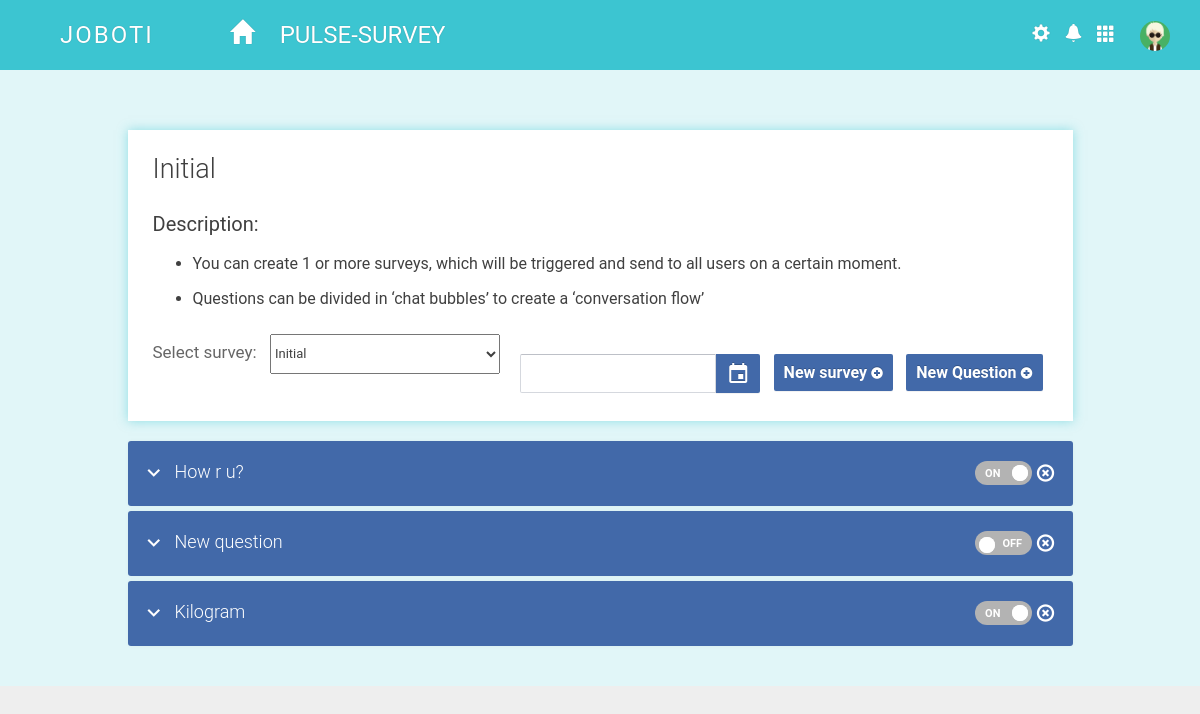
/faq/1, run on an earlier commit of the app's database.
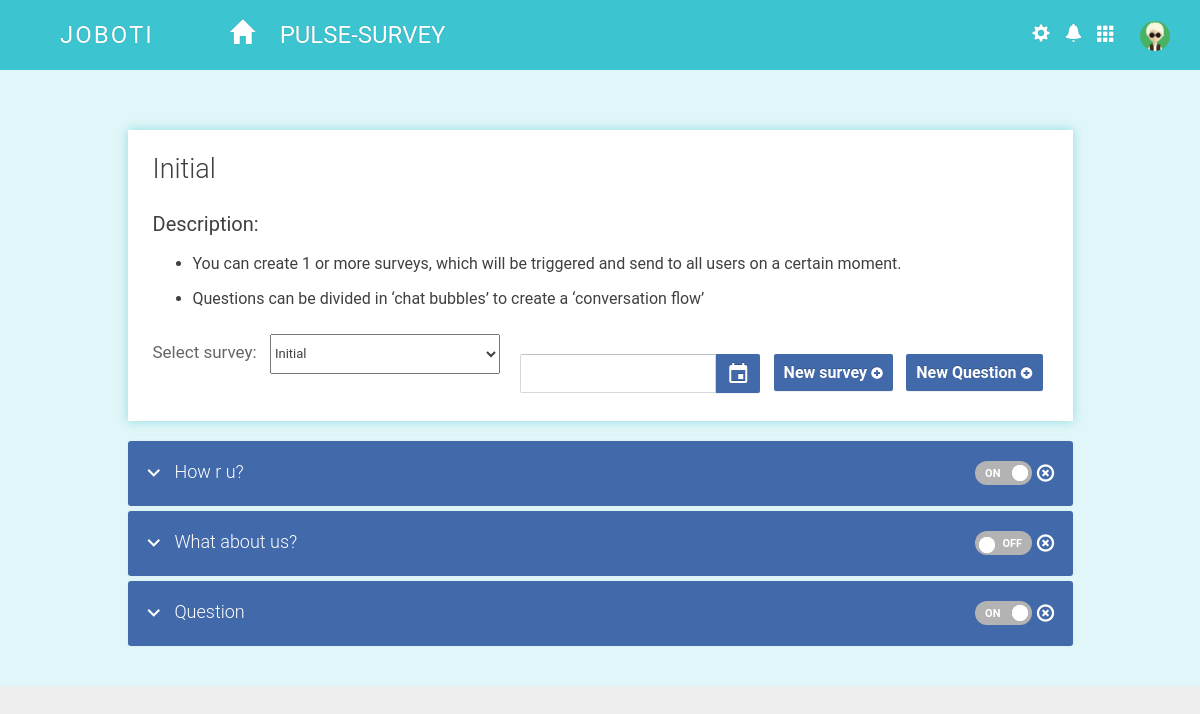
And on a later commit of the database.
### faq_app/models.py (models this page shows, shortened)
class Topic(models.Model):
    name = models.CharField("Topic name", max_length = 150)
    datetime = models.DateTimeField('Survey\'s datetime', default = datetime.now())

class Group(models.Model):
    ACTIVE = 1
    INACTIVE = 0
    STATUS_CHOICES = (
        (ACTIVE,    _('Active')),
        (INACTIVE,  _('Inactive')),
    )
    name = models.CharField("Group name", max_length = 150, blank =  True, null = True)
    topic = models.ForeignKey(Topic, verbose_name = "Topic", related_name = 'groups')
    status = models.IntegerField(choices = STATUS_CHOICES, default = ACTIVE)
    objects = GroupManager()
    def has_button(self):
        has_button = False
        for answer in self.answers.all():
            if answer.kind == str(Answer.BUTTON):
                has_button = True
        return has_button
    def btn(self):
        btn = self.answers.filter(kind='4').first()
        return btn
    def is_active(self):
        return self.status == Group.ACTIVE

class Question(models.Model):
    text = models.CharField("Question text", max_length = 150)
    group = models.ForeignKey(Group, verbose_name = "Group", related_name = 'questions')

### faq_app/views.py (the view)
# urls.py: url(r'^(?P<pk>[0-9]+)$', views.topic, name = 'topic'),
def topic(request, pk):
    del buttonList[:]
    topic = Topic.objects.filter(pk=pk).first()
    if topic == None:
        topic = Topic(name="Initial")
    topics = Topic.objects.all()
    groups = topic.groups.all()
    context = dict()
    context['groups'] = groups
    context['topics'] = topics
    context['current_topic'] = topic
    return render(request, 'faq_app/index.html', context)

### faq_app/templates/faq_app/index.html (shortened to what this page needs)
<!DOCTYPE html>
<html lang="ru">
{% load static %}
<head>
	<link rel="stylesheet" href="{% static 'faq_app/css/header.min.css'%}">
	<link rel="stylesheet" href="{% static 'faq_app/css/main.min.css'%}">
	<link rel="stylesheet" type="text/css" href="{% static 'faq_app/css/perfect-scrollbar.min.css' %}">
	<link rel="stylesheet" type="text/css" href="{% static 'faq_app/css/bootstrap-datetimepicker.min.css' %}">
</head>
<body>
	<header>
		<div class="top-mnu">
			<div class="container">
				<nav class="nav-icons-left">
					<ul>
						<li><a href="{% url 'index' %}">joboti</a></li>
						<li><a href="{% url 'index' %}"><span class="glyphicon glyphicon-home"></span></a></li>
						<li><a href="{% url 'index' %}">Pulse-Survey</a></li>
					</ul>
				</nav>
				<nav class="nav-icons-right">
					<ul>
						<li><a href="#"><span class="glyphicon glyphicon-cog"></span></a></li>
						<li><a href="#"><span class="glyphicon glyphicon-bell"></span></a></li>
						<li><a href="#"><span class="glyphicon glyphicon-th"></span></a></li>
						<li><a href="#"><img src="{% static 'faq_app/img/avatar.png'%}" alt=""></a></li>
					</ul>
				</nav>
			</div>
		</div>
		<div class="header-content">
			<div class="container">
				<div class="row">
					<div class="col-md-offset-1 col-md-10">
						<div class="creating-topic-box">
							<h2>{{ current_topic.name }}</h2>
							<figure>
								<figcaption>Description:</figcaption>
								<ul>
									<li><p>You can create 1 or more surveys, which will be triggered and send to all users on a certain moment.</p></li>
									<li>Questions can be divided in ‘chat bubbles’ to create a ‘conversation flow’</li>
								</ul>
							</figure>
							<div class="bottom-content-wrapper">
								<div class="select-topic">
									<label for="topic-name">Select survey:</label>
									<select name="topic-select" id="topic-name"  ONCHANGE="location = '/faq/' + this.options[this.selectedIndex].value;" >
										{% for topic in topics %}
										<option value="{{topic.pk}}"> {{ topic.name }} </option>
										{% endfor %}
									</select>
								</div>
								<div class="buttons">
									<div class="panel-body panel-body-dt">
									<form action="#" style="border-radius: 0px;" class="form-horizontal group-border-dashed">
										<div class="form-group">
		                        <div data-start-view="0" data-date="2017-05-16T05:25:07Z" data-date-format="yyyy-mm-dd - HH:ii" data-link-field="dtp_input1" class="input-group date datetimepicker" data-topic="{{current_topic.pk}}" id="js-dp">
		                          <input size="16" type="text" value="" class="form-control js-dp"><span class="input-group-addon btn btn-primary"><i class="icon-th mdi mdi-calendar"></i></span>
		                        </div>
										</div>
									</form>
									</div>
									<button class="btn btn-space btn-primary js-new-topic">New survey <span class="glyphicon glyphicon-plus-sign"></span></button>
									<button class="btn btn-space btn-primary js-new-group" data-url="{% url 'create_group' pk=current_topic.pk %}">New Question <span class="glyphicon glyphicon-plus-sign"></span></button>
								</div>
							</div>
						</div>
						<div id="accordion2" class="panel-group accordion accordion-color">
							{% for group in current_topic.groups.all %}
							<div class="panel panel-full-primary">
								<div class="panel-heading">
									<h4 class="panel-title"><a data-toggle="collapse" data-parent="#accordion2" href="#collapse-{{group.pk}}"><i class="icon mdi mdi-chevron-down"></i> {{ group.questions.first.text }}</a></h4>
									<div class="switchbutton-glyphicon-wrapper">
										<div class="switch-button switch-button-sm">
											<input class="js-switch-published" type="checkbox" {% if group.is_active %} checked {% endif %} data-url="/faq/update_group/{{group.pk}}/" name="swt{{group.pk}}" id="swt{{group.pk}}"><span>
											<label for="swt{{group.pk}}"></label></span>
										</div>
										<span class="glyphicon glyphicon-remove-circle js-delete-group" data-url="{% url 'delete_group' pk=group.pk %}"></span>
									</div>
								</div>
							</div>
							{% endfor %}
						</div>
					</div>
				</div>
			</header>
<!-- {% load widget_tweaks%}
</body>
</html>

What changed in the data, as far as the page shows it:
changed through a linked row, Group: questions.first.text "New question" → "What about us?"
changed through a linked row, Group: questions.first.text "Kilogram" → "Question"
